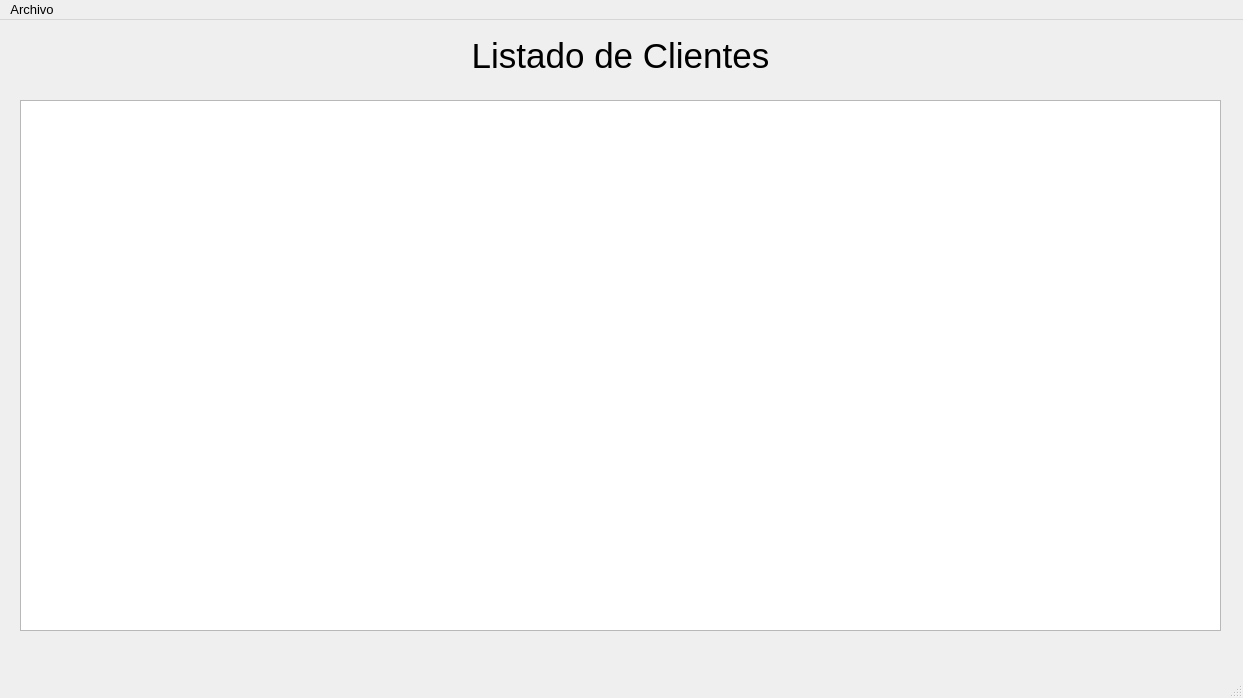
<?xml version="1.0" encoding="UTF-8"?>
<ui version="4.0">
 <class>ListaClientes</class>
 <widget class="QMainWindow" name="ListaClientes">
  <property name="geometry">
   <rect>
    <x>0</x>
    <y>0</y>
    <width>1243</width>
    <height>698</height>
   </rect>
  </property>
  <property name="minimumSize">
   <size>
    <width>1243</width>
    <height>698</height>
   </size>
  </property>
  <property name="font">
   <font>
    <pointsize>10</pointsize>
   </font>
  </property>
  <property name="windowTitle">
   <string>Listado de Clientes</string>
  </property>
  <widget class="QWidget" name="centralwidget">
   <widget class="QTableView" name="table_lista_clientes">
    <property name="geometry">
     <rect>
      <x>20</x>
      <y>80</y>
      <width>1201</width>
      <height>531</height>
     </rect>
    </property>
    <property name="maximumSize">
     <size>
      <width>1201</width>
      <height>531</height>
     </size>
    </property>
    <property name="locale">
     <locale language="Spanish" country="Spain"/>
    </property>
    <property name="sizeAdjustPolicy">
     <enum>QAbstractScrollArea::AdjustToContents</enum>
    </property>
    <property name="alternatingRowColors">
     <bool>true</bool>
    </property>
    <property name="selectionMode">
     <enum>QAbstractItemView::ContiguousSelection</enum>
    </property>
    <property name="sortingEnabled">
     <bool>true</bool>
    </property>
    <attribute name="horizontalHeaderShowSortIndicator" stdset="0">
     <bool>true</bool>
    </attribute>
   </widget>
   <widget class="QLabel" name="lbl_title">
    <property name="geometry">
     <rect>
      <x>10</x>
      <y>0</y>
      <width>1221</width>
      <height>71</height>
     </rect>
    </property>
    <property name="font">
     <font>
      <family>Arial</family>
      <pointsize>26</pointsize>
      <bold>false</bold>
     </font>
    </property>
    <property name="cursor">
     <cursorShape>ArrowCursor</cursorShape>
    </property>
    <property name="autoFillBackground">
     <bool>true</bool>
    </property>
    <property name="locale">
     <locale language="Spanish" country="Spain"/>
    </property>
    <property name="text">
     <string>Listado de Clientes</string>
    </property>
    <property name="alignment">
     <set>Qt::AlignCenter</set>
    </property>
   </widget>
  </widget>
  <widget class="QMenuBar" name="menubar">
   <property name="geometry">
    <rect>
     <x>0</x>
     <y>0</y>
     <width>1243</width>
     <height>24</height>
    </rect>
   </property>
   <widget class="QMenu" name="menuArchivo">
    <property name="title">
     <string>Archivo</string>
    </property>
    <addaction name="actionActualizar"/>
    <addaction name="separator"/>
    <addaction name="actionAnadir_cliente"/>
   </widget>
   <addaction name="menuArchivo"/>
  </widget>
  <widget class="QStatusBar" name="statusbar"/>
  <action name="actionActualizar">
   <property name="text">
    <string>Actualizar</string>
   </property>
  </action>
  <action name="actionAnadir_cliente">
   <property name="text">
    <string>Añadir cliente</string>
   </property>
  </action>
 </widget>
 <resources/>
 <connections/>
</ui>
